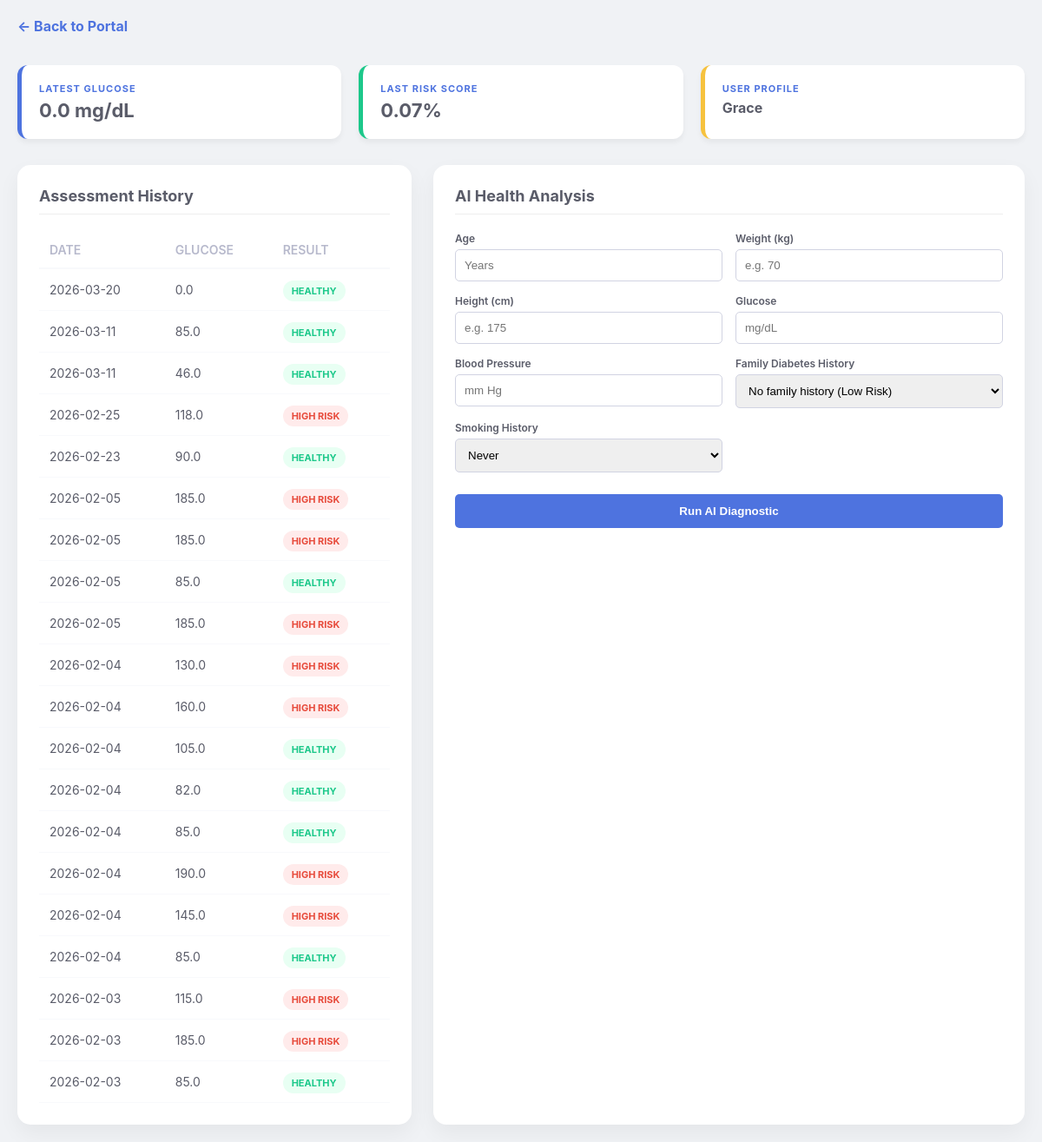
Screenshot of /diabetes (signed in) with the database file from the repository.
### tables this page shows
CREATE TABLE history(id INTEGER PRIMARY KEY AUTOINCREMENT,email TEXT,date TEXT, glucose REAL,bmi REAL,score REAL,result TEXT);

### app.py (the view)
@app.route('/diabetes')
def diabetes_module():
    if 'user_email' not in session:
        return redirect('/login')
    conn = get_connection()
    history = conn.execute(
        "SELECT date, glucose, score, result FROM history WHERE email = ? ORDER BY id DESC",
        (session['user_email'],)
    ).fetchall()
    conn.close()
    return render_template("dashboard.html", name=session['user_name'], history=history)

### app.py (called while the page is built)
def get_connection():
    conn=sqlite3.connect('users.db')
    conn.row_factory=sqlite3.Row
    return conn

### templates/dashboard.html (shortened to what this page needs)
<!DOCTYPE html>
<html lang="en">
<head>
    <link rel="stylesheet" href="{{ url_for('static', filename='style.css') }}">
</head>
<body>
    <div class="dashboard-container">
        <div style="grid-column: span 2; margin-bottom: 10px;">
    <a href="/dashboard" style="text-decoration: none; color: var(--primary); font-weight: bold;"> ← Back to Portal</a>
</div>
        <div class="stats-grid">
            <div class="stat-card">
                <h4>Latest Glucose</h4>
                <div class="value">{{ history[0].glucose if history else '--' }} mg/dL</div>
            </div>
            <div class="stat-card" style="border-left-color: #1cc88a;">
                <h4>Last Risk Score</h4>
                <div class="value">{{ history[0].score if history else '--' }}%</div>
            </div>
            <div class="stat-card" style="border-left-color: #f6c23e;">
                <h4>User Profile</h4>
                <div class="value" style="font-size: 16px;">{{ name }}</div>
            </div>
        </div>
        <div class="card">
            <h3>Assessment History</h3>
            <table>
                <thead>
                    <tr>
                        <th>DATE</th>
                        <th>GLUCOSE</th>
                        <th>RESULT</th>
                    </tr>
                </thead>
                <tbody>
                    {% for row in history %}
                    <tr>
                        <td>{{ row.date.split(' ')[0] }}</td>
                        <td>{{ row.glucose }}</td>
                        <td>
                            <span class="badge {{ 'badge-danger' if 'Positive' in row.result else 'badge-success' }}">
                                {{ 'High Risk' if 'Positive' in row.result else 'Healthy' }}
                            </span>
                        </td>
                    </tr>
                    {% endfor %}
                </tbody>
            </table>
        </div>
        <div class="card">
            <h3>AI Health Analysis</h3>
            {% if prediction %}
                <div style="text-align: center; background: #f8f9fc; padding: 20px; border-radius: 10px;">
                    <p style="margin:0; font-size: 13px; color: #b7b9cc;">Current Assessment</p>
                    <h2 style="margin: 10px 0;" class="{{ 'text-risk' if 'Positive' in prediction else 'text-healthy' }}">
                     {{ prediction }}
                    </h2>
                    <div style="background: white; padding: 10px; border-radius: 8px;">
                        <img src="{{ explanation_chart }}" style="width: 100%;">
                    </div>
                    <div style="margin-top: 20px;">
                        <button onclick="window.print()" class="btn-submit" style="width: auto; padding: 10px 30px;">Download Report</button>
                        <a href="/dashboard" style="display:block; margin-top: 10px; font-size: 12px; color: #4e73df; text-decoration: none;">Perform New Scan</a>
                    </div>
                </div>
            {% else %}
                <form action="/predict" method="POST" class="diagnostic-form">
                    <div class="input-group">
                        <label>Age</label>
                        <input type="number" name="Age" required placeholder="Years">
                    </div>
                    <div class="input-group">
                        <label>Weight (kg)</label>
                        <input type="number" step="0.1" name="weight" required placeholder="e.g. 70">
                    </div>
                    <div class="input-group">
                        <label>Height (cm)</label>
                        <input type="number" step="0.1" name="height" required placeholder="e.g. 175">
                    </div>
                    <div class="input-group">
                        <label>Glucose</label>
                        <input type="number" name="Glucose" required placeholder="mg/dL">
                    </div>
                    <div class="input-group">
                        <label>Blood Pressure</label>
                        <input type="number" name="BloodPressure" required placeholder="mm Hg">
                    </div>
                    <div class="input-group">
                      <label>Family Diabetes History</label>
                      <select name="DiabetesPedigreeFunction">
                         <option value="0.15">No family history (Low Risk)</option>
                     </select>
                    </div>
                    <div class="input-group">
                        <label>Smoking History</label>
                        <select name="smoking_history">
                            <option value="0">Never</option>
                        </select>
                    </div>
                    <button type="submit" class="btn-submit">Run AI Diagnostic</button>
                </form>
            {% endif %}
        </div>
    </div>
</body>
</html>

### static/style.css (style rules this page uses)
:root { --bg: #F0F2F5; --card: #FFFFFF; --primary: #4e73df; --success: #1cc88a; --danger: #e74a3b; --text-dark: #5a5c69; --text-light: #b7b9cc; }
body { background-color: var(--bg); font-family: 'Inter', system-ui, -apple-system, sans-serif; color: var(--text-dark); margin: 0; padding: 20px; }
.dashboard-container { max-width: 1400px; margin: auto; display: grid; grid-template-columns: 1fr 1.5fr; gap: 25px; }
.stats-grid { display: grid; grid-template-columns: repeat(3, 1fr); gap: 20px; margin-bottom: 5px; grid-column: span 2; }
.stat-card { background: var(--card); padding: 20px; border-radius: 12px; box-shadow: 0 4px 6px rgba(0,0,0,0.05); border-left: 5px solid var(--primary); }
.stat-card h4 { font-size: 11px; margin: 0; color: var(--primary); text-transform: uppercase; letter-spacing: 1px; }
.stat-card .value { font-size: 22px; font-weight: 700; margin-top: 5px; }
.card { background: var(--card); padding: 25px; border-radius: 15px; box-shadow: 0 10px 25px rgba(0,0,0,0.05); }
.card h3 { margin-top: 0; font-size: 18px; border-bottom: 1px solid #eee; padding-bottom: 10px; margin-bottom: 20px; }
table { width: 100%; border-collapse: collapse; font-size: 14px; }
th { text-align: left; color: var(--text-light); padding: 12px; font-weight: 600; border-bottom: 2px solid #f8f9fc; }
td { padding: 15px 12px; border-bottom: 1px solid #f8f9fc; }
.badge { padding: 5px 10px; border-radius: 20px; font-size: 11px; font-weight: 700; text-transform: uppercase; }
.badge-danger { background: #ffebeb; color: var(--danger); }
.badge-success { background: #e8fff3; color: var(--success); }
.diagnostic-form { display: grid; grid-template-columns: 1fr 1fr; gap: 15px; }
.input-group { display: flex; flex-direction: column; }
.input-group label { font-size: 12px; font-weight: 600; margin-bottom: 5px; }
.input-group input, .input-group select { padding: 10px; border: 1px solid #d1d3e2; border-radius: 5px; }
.btn-submit { grid-column: span 2; background: var(--primary); color: white; border: none; padding: 12px; border-radius: 5px; font-weight: bold; cursor: pointer; margin-top: 10px; }

### rows the page displays
history: glucose "0.0", score "0.07", date "2026-03-20", result "HEALTHY"
history: date "2026-03-11", glucose "85.0", result "HEALTHY"
history: date "2026-03-11", glucose "46.0", result "HEALTHY"
history: date "2026-02-25", glucose "118.0", result "HIGH RISK"
history: date "2026-02-23", glucose "90.0", result "HEALTHY"
history: date "2026-02-05", glucose "185.0", result "HIGH RISK"
history: date "2026-02-05", glucose "185.0", result "HIGH RISK"
history: date "2026-02-05", glucose "85.0", result "HEALTHY"
history: date "2026-02-05", glucose "185.0", result "HIGH RISK"
history: date "2026-02-04", glucose "130.0", result "HIGH RISK"
history: date "2026-02-04", glucose "160.0", result "HIGH RISK"
history: date "2026-02-04", glucose "105.0", result "HEALTHY"
history: date "2026-02-04", glucose "82.0", result "HEALTHY"
history: date "2026-02-04", glucose "85.0", result "HEALTHY"
history: date "2026-02-04", glucose "190.0", result "HIGH RISK"
history: date "2026-02-04", glucose "145.0", result "HIGH RISK"
history: date "2026-02-04", glucose "85.0", result "HEALTHY"
history: date "2026-02-03", glucose "115.0", result "HIGH RISK"
history: date "2026-02-03", glucose "185.0", result "HIGH RISK"
history: date "2026-02-03", glucose "85.0", result "HEALTHY"

### other values shown
{{ name }} "Grace"
